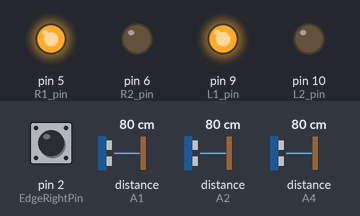
This sketch was run on a simulated Arduino Uno, built with avr-gcc and run on an emulated ATmega328P. On the bench: output pins drawn as LEDs (lit = HIGH). Inputs (shaded band) come from the test bench; at power-on: pin 2 (EdgeRightPin) HIGH, distance to the obstacle (sensors on A4, A1, A2) 80 cm. The echo pulse lasts 58.3 µs per cm; random numbers use the default seed unless the sketch sets one.

Above: at 4.1 s.
4.2 s: pin 2 (EdgeRightPin) pulled LOW for 0.15 s
At 4.51 s:
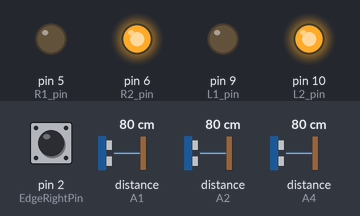
6.4 s: distance to the obstacle (sensor on A4) set to 38 cm
7.9 s: distance to the obstacle (sensor on A4) set to 32 cm
At 9.2 s:
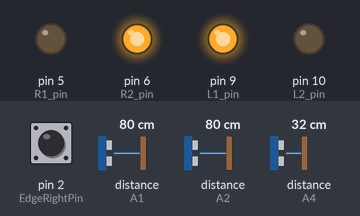
9.5 s: distance to the obstacle (sensor on A4) set to 35 cm
At 10.7 s:
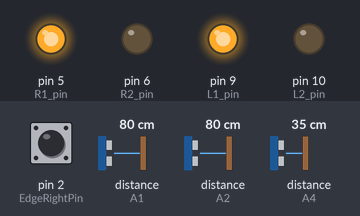
11.0 s: distance to the obstacle (sensor on A4) set to 2 cm
At 11.5 s:
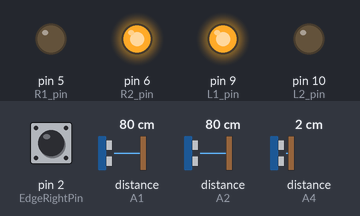
Timing chart, 0 to 13.6 s (numbered marks = the images above; inputs shaded):
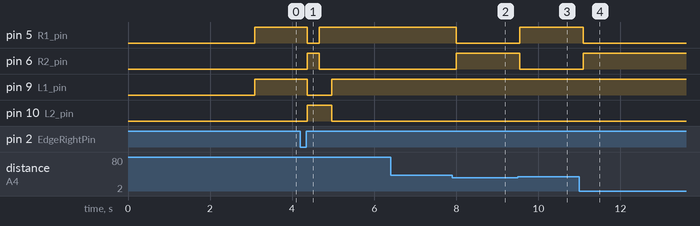

The sketch:

Sumo_Robot_V0.0.ino
```cpp
#include <NewPing.h>

//UltraSonic
#define MAX_DISTANCE 200
NewPing sonar[3] = {            // Sensor object array.
  // Each sensor's trigger pin, echo pin, and max distance to ping.
  NewPing(A0, A1, MAX_DISTANCE),  // sonar[0] ---> Front Left
  NewPing(A3, A2, MAX_DISTANCE),  // sonar[1] ---> Front Center
  NewPing(A5, A4, MAX_DISTANCE),// sonar[2] ---> Front Right
};
int Distance[3];


const int MaximumRange = 40; // Ultrasonic sensor maximum range needed, in cm
const int AverageRange = 35; // Ultrasonic sensor average range needed, in cm
const int MaxSearchRange = 100;

#define R1_pin   5          // Forward right motor pin
#define R2_pin   6          // Backward right motor pin
//#define pwm_R    6         // Right motor pwm
#define L1_pin   9         // Forward left motor pin
#define L2_pin   10         // Backward left motor pin
//#define pwm_L    13         // Left motor pwm


//#define EdgeBackPin    4  //Edge Sensor Rear Center
#define EdgeRightPin   2  //Edge Sensor Front Left
//#define EdgeLeftPin    3  //Edge Sensor Front Right

//#define BuzzerPin 100 //Buzzer sound output pin


bool BackEdgeState = 0;    //Logic variable for recording if this edge was triggered or not
bool RightEdgeState = 0;   //Logic variable for recording if this edge was triggered or not
bool LeftEdgeState = 0;    //Logic variable for recording if this edge was triggered or not
bool EdgeSensed = 0;
bool UltraSensed = 0;
bool EnemySensed = 0;

int StuckCounter = 0;

////////////////////////////////////////////////////////////////////////////////////////////////////////////////////
//____SETUP SECTION_________________________________________________________________________________________________
////////////////////////////////////////////////////////////////////////////////////////////////////////////////////

void setup(){
  pinMode(L1_pin, OUTPUT);
  pinMode(L2_pin, OUTPUT);
  pinMode(R1_pin, OUTPUT);
  pinMode(R2_pin, OUTPUT);
  //pinMode(pwm_L, OUTPUT);
//  pinMode(pwm_R, OUTPUT);

//  pinMode(BuzzerPin, OUTPUT);
  SitStill();  //This is a function written for troubleshooting purposes
  /*do
  {
  CheckSensors();
  } while(EnemySensed == false);*/
  Countdown();
}

////////////////////////////////////////////////////////////////////////////////////////////////////////////////////////////
//____ LOOP SECTION_________________________________________________________________________________________________________
////////////////////////////////////////////////////////////////////////////////////////////////////////////////////////////

void loop(){

  CheckSensors(); //Review all input sensors for fresh data
  if (EdgeSensed == true){ //If Edge is Detected
    //Buzz();
    StayInRing(); // Move & reorient the robot away from ring edge
  }else if(UltraSensed == true){  //Enemy Detected via Ultrasonic sensor
    // Buzz();
    Persue(); // Reorient the robot with intent to attack
  }
  else if(EnemySensed == true){  //Enemy Detected via Button sensor
     //Buzz();
     Attack(); // Brief charge forward


     /*StuckCounter = StuckCounter + 1; //Stuck counter is to prevent stalemate when 2 robots find each other.
     if(StuckCounter >random(20,40)){
       if(random(1,2)<2){
         MoveBackwardRight();
       }else{
         MoveBackwardLeft();
       }
       delay(random(50,500));
       //MoveRandom();
       delay(random(1,100));
       StuckCounter = 0;
       }*/
  }else{
    Search();  // Move in roving pattern seeking enemy
  }


}


///////////////////////////////////////////////////////////////////////////////////////////////////////////////////////////
//____ FUNCTIONS SECTION___________________________________________________________________________________________________
///////////////////////////////////////////////////////////////////////////////////////////////////////////////////////////

void UltraSense(){
  for (uint8_t i = 0; i < 3; i++) { // Loop through each sensor and display results.
    delay(30); // Wait 50ms between pings (about 20 pings/sec). 29ms should be the shortest delay between pings.
    Distance[i] = sonar[i].ping_cm();
  }
}

void CheckSensors(){ //Review all input sensors for fresh data and set the robot state

//  BackEdgeState = digitalRead(EdgeBackPin);
  RightEdgeState = digitalRead(EdgeRightPin);
//  LeftEdgeState = digitalRead(EdgeLeftPin);
  UltraSense();

  if(RightEdgeState == LOW){

    EdgeSensed = true; //Edge positively sensed
  }else {
    EdgeSensed = false;
  }

  if(Distance[1] < MaximumRange){
    UltraSensed = true;  //Enemy Detected via Ultrasonic sensor
  }else{
    UltraSensed = false;
  }

  if(Distance[0] < AverageRange || Distance[2] < AverageRange ){
    EnemySensed = true;  //Enemy Detected via Button sensor
  }
  else{
    EnemySensed = false;
  }
}
/*
void Buzz() { //Increasing the duration of the buzz changes the volume drastically. Set delay to 80+ms for a loud beep!
//   digitalWrite(BuzzerPin, HIGH);
   delay(5);
//   digitalWrite(BuzzerPin, LOW);
}

void BuzzLong() {  //Increasing the duration of the buzz changes the volume drastically. Set delay to 80+ms for a loud beep!
//   digitalWrite(BuzzerPin, HIGH);
   delay(50);
//   digitalWrite(BuzzerPin, LOW);
}

*/
void StayInRing(){   // Move & reorient the robot away from ring edge
  if(RightEdgeState == LOW ){
    MoveBackward();
    delay (300); //Duration of this motion in milliseconds
    RotateLeft();
    delay (200); //Duration of this motion in milliseconds
  }/*else if(RightEdgeState == HIGH){
    MoveBackwardRight();
    delay (random(300,600)); //Duration of this motion in milliseconds
    RotateLeft();
    delay (random(10,550)); //Duration of this motion in milliseconds
  }else if(LeftEdgeState == HIGH){
    MoveBackwardLeft();
    delay (random(300,600)); //Duration of this motion in milliseconds
    RotateRight();
     delay (random(10,450)); //Duration of this motion in milliseconds
  }*/
  /*if(BackEdgeState == HIGH) {
    MoveForwardFast();
    delay (random(500,1500)); //Duration of this motion in milliseconds
  }*/
}

void Persue(){ // Reorient the robot with intent to attack
  MoveForwardFast();
  }

void Attack(){// Brief charge forward
  if ( Distance[0] < AverageRange) {
    RotateLeft();
  }
  else if ( Distance[2] < AverageRange) {
    RotateRight();
  }
}

void Search(){ // Move in roving pattern seeking enemy
  int min = 0;
  for(uint8_t i = 0; i < 3; i++){
    if(Distance[0] > MaxSearchRange && Distance[1] > MaxSearchRange && Distance[2] > MaxSearchRange){
      min = -1;
      break;
    }
    if(Distance[min] >= Distance[i]){
      min = i;
    }
  }
  switch(min){
    case 0:
      PivotLeft();
      //delay(50);
    //  break;

    case 1:
      MoveForwardSlow();
      //delay(50);
      //break;

    case 2:
      PivotRight();
      //delay(50);
     // break;


 //   default:
   //   MoveRandom();
     // delay(random(20,50));

  }

}

void Countdown(){ //This pauses the robot for 5 seconds (5000 milliseconds) after it is turned on, per competition requirements. Then it beeps the 5 sec countdown.
//  Buzz();
  delay (995);
//  Buzz();
  delay (995);
//  Buzz();
  delay (995);
//  Buzz();
//  BuzzLong();
}

////////////////////////////////////////////////////////////////////////////////////////////////////////////////////////////
//____ MOTION COMMANDS (Just a sublevel of the functions)__________________________________________________________________
////////////////////////////////////////////////////////////////////////////////////////////////////////////////////////////

void PivotLeft(){
  // Set Left Motors forward
  digitalWrite(L2_pin, LOW);
  digitalWrite(L1_pin, HIGH);
  // Set Right Motors forward
  digitalWrite(R2_pin, LOW);
  digitalWrite(R1_pin, HIGH);


}

void PivotRight(){
  // Set Left Motors forward
  digitalWrite(L2_pin, LOW);
  digitalWrite(L1_pin, HIGH);
  // Set Right Motors forward
  digitalWrite(R2_pin, LOW);
  digitalWrite(R1_pin, HIGH);

}

void RotateRight(){
  // Set Left Motors  forward
  digitalWrite(L1_pin, HIGH);
  digitalWrite(L2_pin, LOW);
  // Set Right Motors backward
  digitalWrite(R1_pin, LOW);
  digitalWrite(R2_pin, HIGH);


}

void RotateLeft(){
  // Set Left Motors backward
  digitalWrite(L1_pin, LOW);
  digitalWrite(L2_pin, HIGH);
  // Set Right Motors  forward
  digitalWrite(R1_pin, HIGH);
  digitalWrite(R2_pin, LOW);

}


void SitStill(){
  // Break
  digitalWrite(L1_pin, LOW);
  digitalWrite(L2_pin, LOW);

  digitalWrite(R1_pin, LOW);
  digitalWrite(R2_pin, LOW);

}

void MoveBackward(){
  // Set Left Motors backward
  digitalWrite(L1_pin, LOW);
  digitalWrite(L2_pin, HIGH);
  // Set Right Motors backward
  digitalWrite(R1_pin, LOW);
  digitalWrite(R2_pin, HIGH);


}

void MoveBackwardLeft(){
  // Set Left Motors backward
  digitalWrite(L1_pin, LOW);
  digitalWrite(L2_pin, HIGH);
  // Set Right Motors backward
  digitalWrite(R1_pin, LOW);
  digitalWrite(R2_pin, HIGH);

}

void MoveBackwardRight(){
  // Set Left Motors backward
  digitalWrite(L1_pin, LOW);
  digitalWrite(L2_pin, HIGH);
  // Set Right Motors backward
  digitalWrite(R1_pin, LOW);
  digitalWrite(R2_pin, HIGH);


}

void MoveForwardSlow(){
  // Set Left Motors forward
  digitalWrite(L2_pin, LOW);
  digitalWrite(L1_pin, HIGH);
  // Set Right Motors forward
  digitalWrite(R2_pin, LOW);
  digitalWrite(R1_pin, HIGH);


}

void MoveForwardFast(){
  // Set Left Motors forward
  digitalWrite(L2_pin, LOW);
  digitalWrite(L1_pin, HIGH);
  // Set Right Motors forward
  digitalWrite(R2_pin, LOW);
  digitalWrite(R1_pin, HIGH);


}

void MoveRandom(){
  bool direction = random(0,1);

  digitalWrite(L2_pin, direction);
  digitalWrite(L1_pin, !direction);

  digitalWrite(R2_pin, direction);
  digitalWrite(R1_pin, !direction);

}

void RotateRandom(){
  bool Rotation = random(0,1);

  digitalWrite(L1_pin, Rotation);
  digitalWrite(L2_pin, !Rotation);

  digitalWrite(R1_pin, !Rotation);
  digitalWrite(R2_pin, Rotation);}
```

Measured:
- the behaviour switches between 35 and 34 cm on distance to the obstacle (sensor on A4) (found by bisection; images 1 and 2)
- after the input at 4.2 s, pin 5 (R1_pin): HIGH → LOW after 0.16 s, → HIGH 0.30 s later; pin 6 (R2_pin): LOW → HIGH after 0.16 s, → LOW 0.30 s later; pin 9 (L1_pin): HIGH → LOW after 0.16 s, → HIGH 0.61 s later; pin 10 (L2_pin): LOW → HIGH after 0.16 s, → LOW 0.61 s later
- after the input at 6.4 s, every drawn part: stays the same
- after the input at 7.9 s, pin 5 (R1_pin): HIGH → LOW after 0.10 s; pin 6 (R2_pin): LOW → HIGH after 0.10 s
- after the input at 9.5 s, pin 5 (R1_pin): LOW → HIGH after 0.05 s; pin 6 (R2_pin): HIGH → LOW after 0.05 s
- after the input at 11.0 s, pin 5 (R1_pin): HIGH → LOW after 0.10 s; pin 6 (R2_pin): LOW → HIGH after 0.10 s
